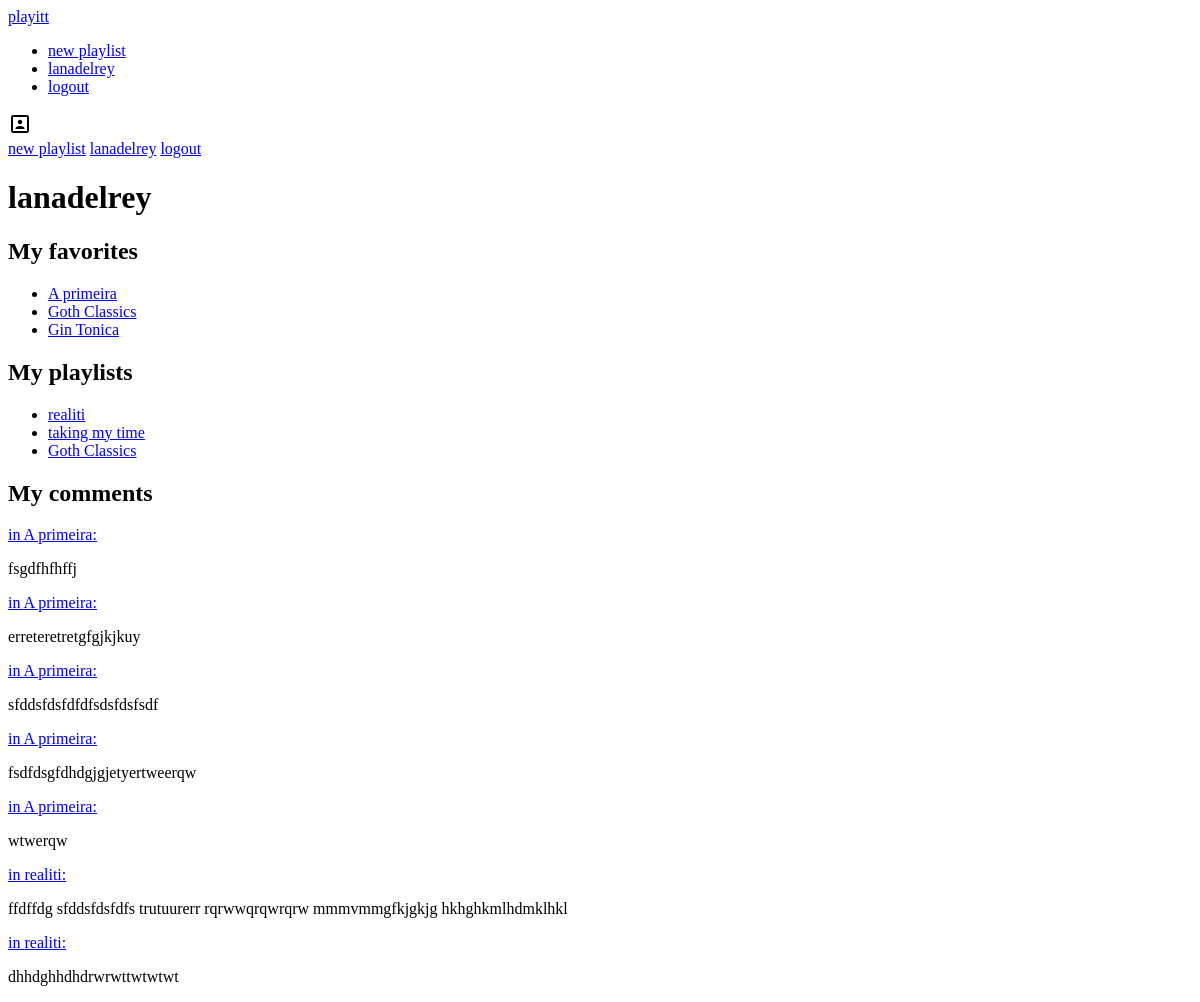
The page /users/detail/6/ on the database as committed earlier.
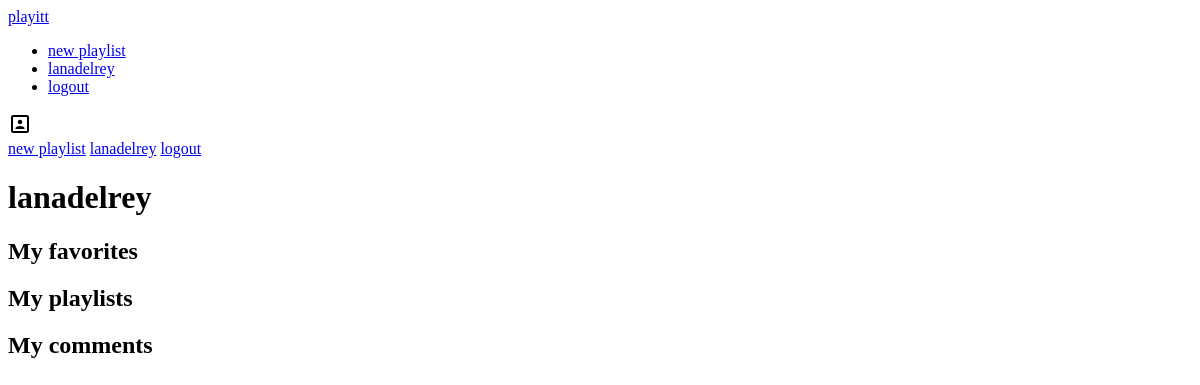
The same page on the database as committed later.
### playlists/models.py (models this page shows, shortened)
class Playlist(models.Model):
    title = models.CharField(max_length=50)
    user = models.ForeignKey(User, on_delete=models.CASCADE)
    songs = models.ManyToManyField(Song)
    genres = models.ManyToManyField(Genre)
    description = models.TextField(default="")
    date_created = models.DateTimeField(default=timezone.now)
    def __str__(self):
        return self.title

### comments/models.py (models this page shows)
class Comment(models.Model):
    text = models.TextField()
    playlist = models.ForeignKey(Playlist,on_delete=models.CASCADE)
    user = models.ForeignKey(User,on_delete=models.CASCADE)
    comment_date = models.DateField(default=timezone.now)

### users/views.py (the view)
# urls.py: path('detail/<int:pk>/',views.Detail.as_view(),name='users-profile'),
class Detail(DetailView):
	model = User

### templates/auth/user_detail.html
{% extends "../layout.html" %}
{% block content %}
<div class="users-detail">
    <h1>{{object}}</h1>
    <div class="user-catalog">
        <div class="user-favorites">
            <h2>My favorites</h2>
            <ul>
                {% for f in object.profile.favorites.all %}
                    <li><a href="{% url 'playlists-detail' f.pk %}">{{f.title}}</a></li>
                {%endfor%}
            </ul>
        </div>
        <div class="user-playlists">
            <h2>My playlists</h2>
            <ul>
                {% for f in object.playlist_set.all %}
                    <li><a href="{% url 'playlists-detail' f.pk %}">{{f.title}}</a></li>
                {%endfor%}
            </ul>
        </div>
    </div>
    <div class="user-comments">
        <div class="container">
            <h2>My comments</h2>
            {% for f in object.comment_set.all %}
                <div class="comment">
                    <a href="{% url 'playlists-detail' f.playlist.pk %}">in {{f.playlist}}:</a>
                    <p>{{f.text}}</p>
                </div>
            {%endfor%}
        </div>
    </div>
</div>
{% endblock %}

Rows that differ between the two databases and show on the page:
removed Playlist: title "A primeira", shown under "My favorites"
removed Playlist: title "Goth Classics"
removed Playlist: title "Gin Tonica", shown under "My favorites"
removed Playlist: title "realiti", shown under "My playlists"
removed Playlist: title "taking my time", shown under "My playlists"
removed Comment: playlist "A primeira", text "fsgdfhfhffj"
removed Comment: playlist "A primeira", text "erreteretretgfgjkjkuy"
removed Comment: playlist "A primeira", text "sfddsfdsfdfdfsdsfdsfsdf"
removed Comment: playlist "A primeira", text "fsdfdsgfdhdgjgjetyertweerqw"
removed Comment: playlist "A primeira", text "wtwerqw"
removed Comment: playlist "realiti", text "ffdffdg sfddsfdsfdfs trutuurerr rqrwwqrqwrqrw mmmvmmgfkjgkjg hkhghkmlhdmklhkl"
removed Comment: playlist "realiti", text "dhhdghhdhdrwrwttwtwtwt"
